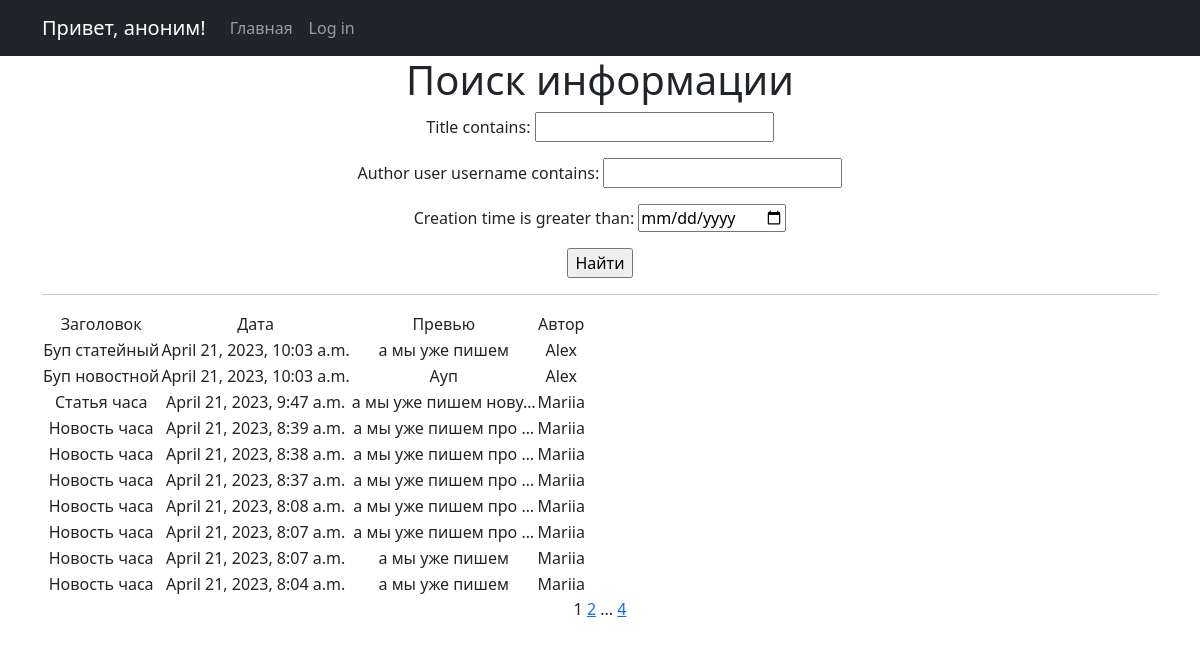
Page /news/search on the earlier database version.
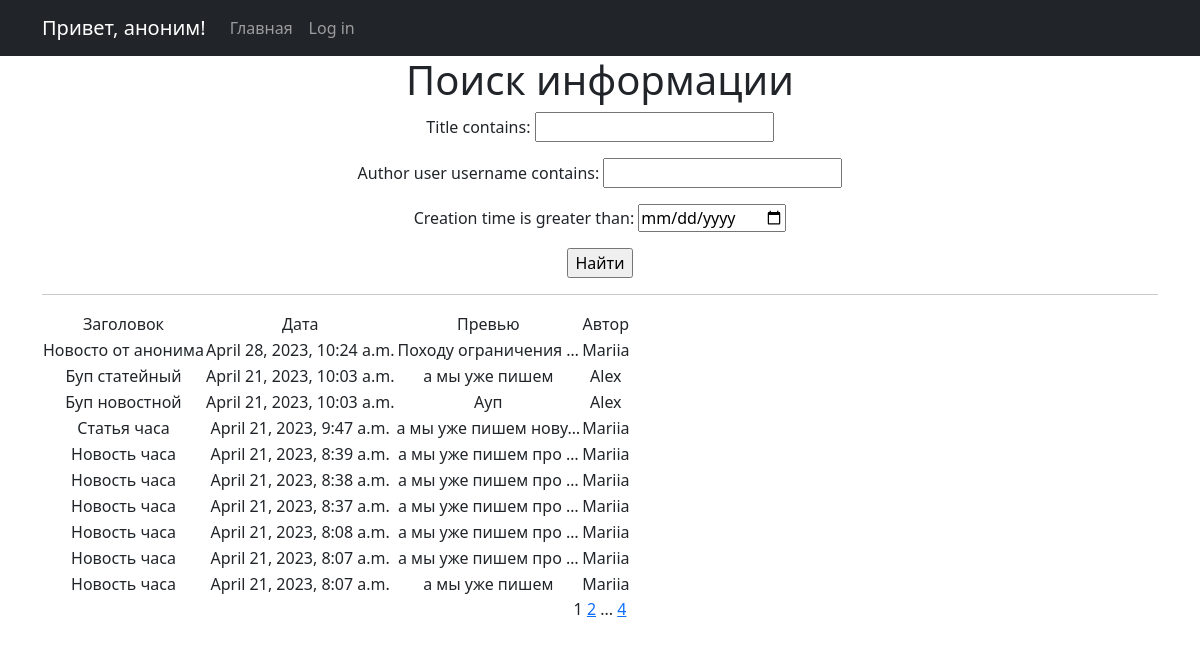
Same page on the later database version.
### News_Portal/models.py (models this page shows, shortened)
class Post(models.Model):
    author = models.ForeignKey(Author, on_delete=models.CASCADE)
    type = models.CharField(max_length=2, choices=TYPES, default="news")
    creation_time = models.DateTimeField(auto_now_add=True)
    category = models.ManyToManyField(Category, through="PostCategory")
    title = models.CharField(max_length=255, default="Новость часа")
    text = models.TextField(default="а мы уже пишем")
    rating = models.FloatField(default=0.0)

class Author(models.Model):
    user = models.OneToOneField(User, on_delete=models.CASCADE)
    rating = models.FloatField(default=0.0)
    def __str__(self):
        return self.user.username

### News_Portal/views.py (the view, shortened to what this page needs)
# urls.py: path("search", Search.as_view(), name="news_search"),
class Search(ListView):
    model = Post
    ordering = "-creation_time"
    template_name = "search.html"
    context_object_name = "news"
    paginate_by = 10
    def get_queryset(self):
        queryset = super().get_queryset()
        self.filterset = PostFilter(self.request.GET, queryset)
        return self.filterset.qs
    def get_context_data(self, **kwargs):
        context = super().get_context_data(**kwargs)
        context["filterset"] = self.filterset
        return context

### News_Portal/templatetags/custom_filters.py (called while the page is built)
@register.filter()
def censor(text):
    if not isinstance(text, str):
        raise ValueError("мы только тексты цензурируем в нашей редакции")
    for bad_word in BANNED_WORDS:
        if bad_word in text:
            censored = bad_word[0] + ("*" * (len(bad_word) - 1))
            text = text.replace(bad_word, censored)
        if bad_word.capitalize() in text:
            censored = bad_word[0].capitalize() + ("*" * (len(bad_word) - 1))
            text = text.replace(bad_word, censored)
    return text

### News_Portal/templates/search.html (shortened to what this page needs)
{% extends 'flatpages/default.html' %}
{% load custom_filters %}
{% block content %}
   <h1>Поиск информации</h1>
   <form action="" method="get">
       {{ filterset.form.as_p }}
       <input type="submit" value="Найти" />
   </form>
   <hr>
   {% if news %}
       <table>
           <tr>
               <td>Заголовок</td>
               <td>Дата</td>
               <td>Превью</td>
               <td>Автор</td>
           </tr>
           {% for post in news %}
           <tr>
               <td>{{ post.title|censor }}</td>
               <td>{{ post.creation_time }}</td>
               <td>{{ post.text|truncatechars:20|censor }}</td>
               <td>{{ post.author|truncatechars:20|censor }}</td>
           </tr>
           {% endfor %}
       </table>
   {% else %}
       <h2>Новостей нет!</h2>
   {% endif %}
   {{ page_obj.number }}
   {% if page_obj.has_next %}
       <a href="?page={{ page_obj.next_page_number }}">{{ page_obj.next_page_number }}</a>
       {% if paginator.num_pages != page_obj.next_page_number %}
           ...
           <a href="?page={{ page_obj.paginator.num_pages }}">{{ page_obj.paginator.num_pages }}</a>
       {% endif %}
   {% endif %}
{% endblock content %}

### News_Portal/templates/flatpages/default.html (shortened to what this page needs)
<!DOCTYPE html>
<html lang="en">
    <head>
        {% load static %}
        <link href="{% static 'css/styles.css' %}" rel="stylesheet" />
    </head>
    <body>
        <nav class="navbar navbar-expand-lg navbar-dark bg-dark static-top">
           <div class="container">
               {% if request.user.is_anonymous %}
                    <a class="navbar-brand" href="#">Привет, аноним!</a>
               {% else %}
                    <a class="navbar-brand" href="/profile">Привет, {{ request.user.username }}!</a>
               {% endif %}
               <div class="collapse navbar-collapse" id="navbarResponsive">
                   <ul class="navbar-nav ml-auto">
                       <li class="nav-item active">
                           <a class="nav-link" href="/news">Главная</a>
                       </li>
                       <li class="nav-item active">
                           {% if request.user.is_anonymous %}
                                <a class="nav-link" href="/accounts/login">Log in</a>
                           {% else %}
                                <a class="nav-link" href="/sign/logout">Log out</a>
                           {% endif %}
                       </li>
                   </ul>
               </div>
           </div>
        </nav>
        <div class="container">
           <div class="row">
               <div class="col-lg-12 text-center">
                   {% block content %}{% endblock content %}
               </div>
           </div>
        </div>
    </body>
</html>

Differences in the rows shown:
no longer on this page (row unchanged): Post: title|censor "Новость часа", creation_time "April 21, 2023, 8:04 a.m.", text|censor "а мы уже пишем", author|censor "Mariia"
added Post: title|censor "Новосто от анонима", creation_time "April 28, 2023, 10:24 a.m.", text|censor "Походу ограничения …", author|censor "Mariia"
